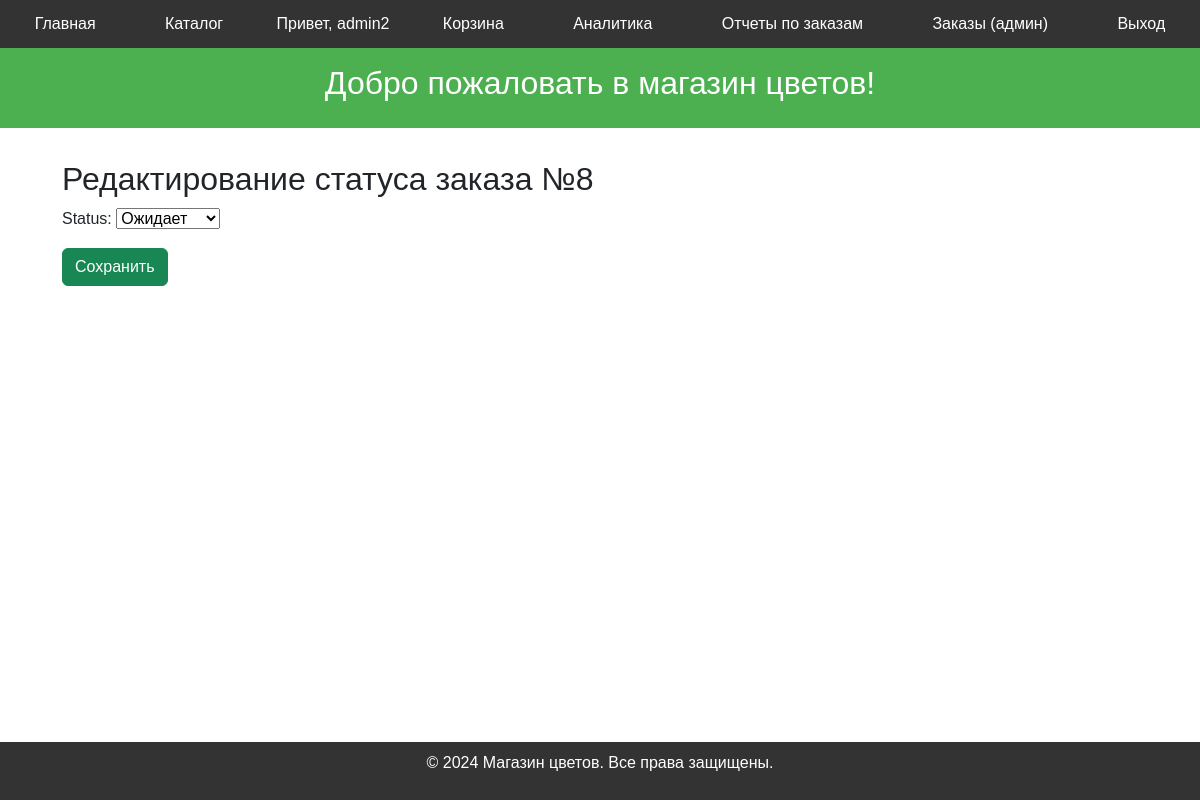
The app's page /orders/update/8/ (signed in), older data.
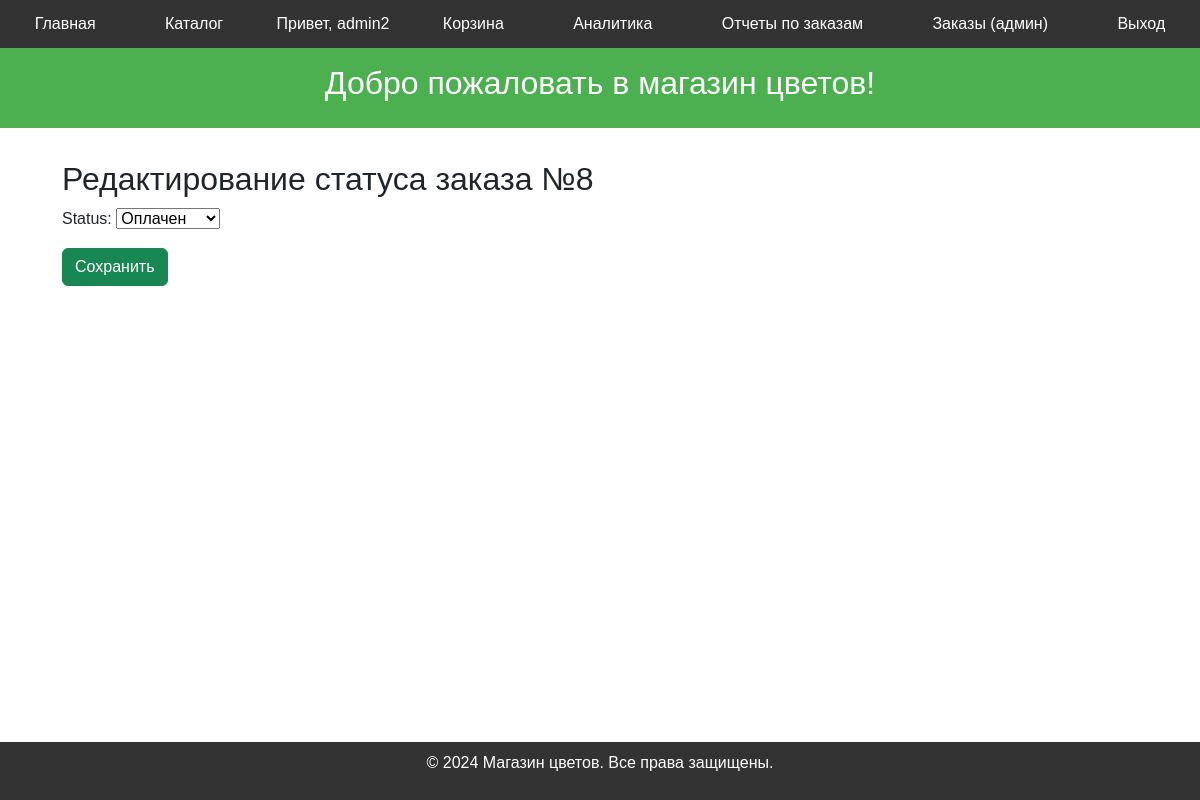
The same page, newer data.
### orders/models.py (models this page shows, shortened)
class Order(models.Model):
    STATUS_CHOICES = [
        ('pending', 'Ожидает'),
        ('paid', 'Оплачен'),
        ('shipped', 'Отправлен'),
        ('delivered', 'Доставлен'),
        ('cancelled', 'Отменен'),
    ]
    user = models.ForeignKey(settings.AUTH_USER_MODEL, on_delete=models.CASCADE, related_name="orders")
    status = models.CharField(max_length=50, default="В обработке")
    created_at = models.DateTimeField(auto_now_add=True)
    updated_at = models.DateTimeField(auto_now=True)
    unique_key = models.UUIDField(default=uuid.uuid4, unique=True)
    total_price = models.DecimalField(max_digits=10, decimal_places=2, default=0, verbose_name="Общая стоимость заказа")
    recipient_name = models.CharField(max_length=100, blank=True, verbose_name='Имя получателя')
    phone = models.CharField(max_length=15, blank=True, verbose_name='Телефон')
    address = models.TextField(blank=True, verbose_name='Адрес доставки')
    comment = models.TextField(blank=True, verbose_name='Комментарий к заказу')

### orders/views.py (the view)
# urls.py: path('update/<int:order_id>/', views.order_update, name='order_update'),  # Страница обновления статуса заказа
@user_passes_test(is_admin)
def order_update(request, order_id):
    order = get_object_or_404(Order, id=order_id)
    if request.method == 'POST':
        form = OrderStatusForm(request.POST, instance=order)
        if form.is_valid():
            form.save()
            return redirect('order_list')
    else:
        form = OrderStatusForm(instance=order)
    return render(request, 'orders/order_update.html', {'form': form, 'order': order})

### orders/forms.py
class OrderStatusForm(forms.ModelForm):
    class Meta:
        model = Order
        fields = ['status']
        widgets = {
            'status': forms.Select(choices=Order.STATUS_CHOICES)
        }

### orders/views.py (called while the page is built)
def is_admin(user):
    return user.is_staff

### templates/orders/order_update.html (shortened to what this page needs)
{% extends 'base.html' %}
{% block content %}
<h2>Редактирование статуса заказа №{{ order.id }}</h2>
<form method="POST">
    {{ form.as_p }}
    <button type="submit" class="btn btn-success">Сохранить</button>
</form>
{% endblock %}

Row changes from the older to the newer data that the page shows:
changed Order id 8: status "Ожидает" → "Оплачен"
